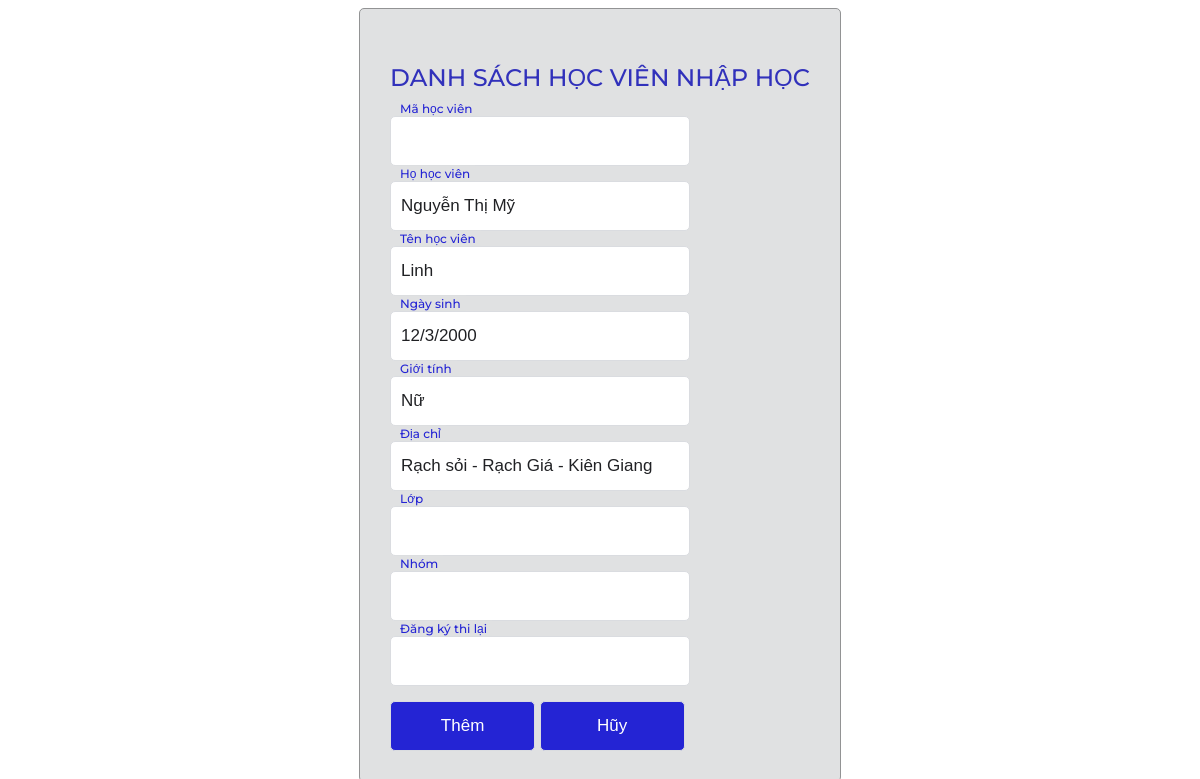
The page /hocvien/hvnhaphoc.php?id=3 on the database its author committed.
### tables this page shows
CREATE TABLE `dangky` (
  `id` int(11) NOT NULL,
  `hohocvien` varchar(50) NOT NULL,
  `tenhocvien` varchar(10) NOT NULL,
  `ngaysinh` varchar(20) NOT NULL,
  `gioitinh` varchar(3) NOT NULL,
  `hokhau` varchar(200) NOT NULL,
  `dienthoai` varchar(10) NOT NULL,
  `hang` varchar(2) NOT NULL
);

### hocvien/hvnhaphoc.php (the view, shortened to what this page needs)
<!DOCTYPE html>
<html lang="en">
<head>
</head>
<body>
<?php
	$id = $_GET['id'];
	include('connect.php');
	$sql="SELECT * FROM dangky WHERE id='$id'";
	$rs=mysqli_query($conn,$sql);
    $row=mysqli_fetch_array($rs);
?>
    <div id="wrapper">
        <form id="form2" action="luuhocvien.php" method="post" role="form">
            <h3>DANH SÁCH HỌC VIÊN NHẬP HỌC</h3>
            <div class="form-group">
                <input type="text" name="mahv" id="mahv" value="">
                <label for="">Mã học viên</label>
            </div>
            <div class="form-group">
                <input type="text" name="hohocvien" id="hohocvien" value="<?php echo $row['hohocvien'];?>">
                <label for="">Họ học viên</label>
            </div>
            <div class="form-group">
                <input type="tenhocvien" name="tenhocvien" id="tenhocvien" value="<?php echo $row['tenhocvien'];?>">
                <label for="">Tên học viên</label>
            </div>
            <div class="form-group">
                <input type="text" name="ngaysinh" id="ngaysinh" value="<?php echo $row['ngaysinh'];?>">
                <label for="">Ngày sinh</label>
            </div>
            <div class="form-group">
                <input type="text" name="gioitinh" id="gioitinh" value="<?php echo $row['gioitinh'];?>">
                <label for="">Giới tính</label>
            </div>
            <div class="form-group">
                <input type="text" name="hokhau" id="hokhau" value="<?php echo $row['hokhau'];?>">
                <label for="">Địa chỉ</label>
            </div>
            <div class="form-group">
                <input type="text" name="malop" id="malop" value="">
                <label for="">Lớp</label>
            </div>
            <div class="form-group">
                <input type="text" name="nhom" id="nhom" value="">
                <label for="">Nhóm</label>
            </div>
            <div class="form-group">
                <input type="text" name="dangkythilai" id="dangkythilai" value="">
                <label for="">Đăng ký thi lại</label>
            </div>
            <input type="submit" value= "Thêm" id="btn-login">
            <form id="form2" action="dshocvien.php" method="post" role="form">
            <input type="reset" value= "Hũy" id="btn-reset" >
            </form>
        </form>
    </div>
</body>
</html>

### hocvien/hvnhaphoc.php (style rules this page uses)
* { box-sizing: border-box; }
body { font-family: 'Montserrat', sans-serif; font-size: 17px; }
#wrapper { display:flex; justify-content: center; align-items: center; min-height: 80vh; }
form { border: 1px solid #929394; border-radius: 5px; padding: 30px; background:#e0e1e2 ; }
h3 { text-align: center; font-size: 24px; font-weight: 500; color: rgb(49, 49, 187); }
.form-group { margin-bottom: 15px; position: relative; }
input { height: 50px; width: 300px; outline: none; border: 1px solid #dadce0; padding: 10px; border-radius: 5px; font-size: inherit; color: #202124; transition: all 0.3s ease-in-out; }
label { position: absolute; padding: 0px 5px ; left: 5px; top:50%; pointer-events: none; transform: translateY(-50%); background: white; transition: all 0.3s ease-in-out; }
.form-group input:focus + label, .form-group input:valid + label { top:-8px; font-size: 12px; font-weight: 500; color: rgb(36, 36, 212); background: #e0e1e2; }
input#btn-login { width:145px; background: rgb(36, 36, 212); color: white; cursor: pointer; }
input#btn-reset { width:145px; background: rgb(36, 36, 212); color: white; cursor: pointer; }

### rows shown on the page
dangky: hohocvien "Nguyễn Thị Mỹ", tenhocvien "Linh", ngaysinh "12/3/2000", gioitinh "Nữ", hokhau "Rạch sỏi - Rạch Giá - Kiên Giang"
